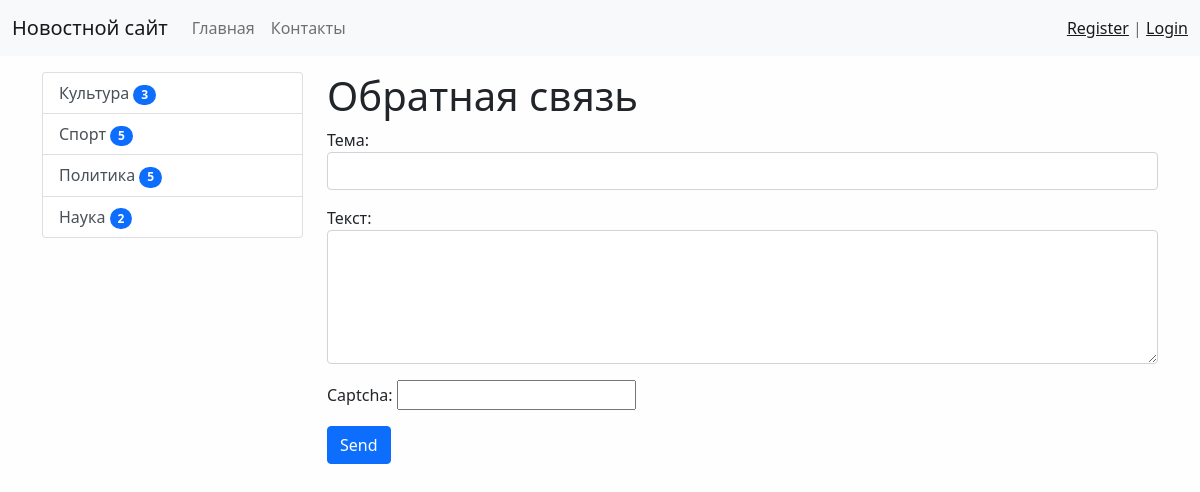
Page /contact/ on the committed database.
### news/models.py (models this page shows, shortened)
class Category(models.Model):
    title = models.CharField(max_length=150, db_index=True, verbose_name='Наименование категории')
    def get_absolute_url(self):
        return reverse('category', kwargs={'category_id': self.pk})
    class Meta:
        verbose_name = 'Категория'
        verbose_name_plural = 'Категории'
        ordering = ['title']

### news/views.py (the view)
# urls.py: path('contact/', contact, name='contact'),
def contact(request):
    if request.method == 'POST':
        form = ContactForm(request.POST)
        if form.is_valid():
            mail = send_mail(form.cleaned_data['subject'], form.cleaned_data['content'], 'vlad_gogo@mail.ru',
                             ['porokhov_vlad@mail.ru'], fail_silently=True)
            if mail:
                messages.success(request, 'Письмо отправлено')
                return redirect('contact')
            else:
                messages.error(request, 'Ошибка отправки')
        else:
            messages.error(request, 'Ошибка регистрации')
    else:
        form = ContactForm()
    return render(request, 'news/contact.html', {'form': form})

### news/forms.py
class ContactForm(forms.Form):
    subject = forms.CharField(label='Тема', widget=forms.TextInput(attrs={'class': 'form-control'}))
    content = forms.CharField(label='Текст', widget=forms.Textarea(attrs={'class': 'form-control', 'rows': 5}))
    captcha = CaptchaField()

### news/templatetags/news_tags.py (called while the page is built)
@register.inclusion_tag('news/list_categories.html')
def show_categories(arg1='Hello', arg2='world'):
    categories = Category.objects.annotate(cnt=Count('news', filter=F('news__is_published'))).filter(cnt__gt=0)
    return {'categories': categories, 'arg1': arg1, 'arg2': arg2}

### news/templates/news/contact.html (shortened to what this page needs)
{% extends 'base.html' %}
{% block sidebar %}
{% include 'inc/_sidebar.html' %}
{% endblock %}
{% block content %}
<h1>Обратная связь</h1>
<form method="post">
    {{ form.as_p }}
    <button type="submit" class="btn btn-primary btn-block">Send</button>
</form>
{% endblock %}

### news/templates/news/list_categories.html
<div class="list-group">
    {% for item in categories %}
    <a href="{{ item.get_absolute_url }}" class="list-group-item list-group-item-action">{{ item.title }} <span
            class="badge bg-primary rounded-pill">{{ item.cnt }}</span></a>
    {% endfor %}
</div>

### mysite/static/css/style.css (style rules this page uses)
body { background-color: #fefefe; }

### rows in the picture
Category: title "Культура", cnt "3"
Category: title "Спорт", cnt "5"
Category: title "Политика", cnt "5"
Category: title "Наука", cnt "2"
